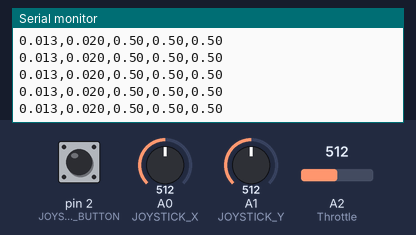
A sketch run on a simulated Arduino Uno, built with avr-gcc and run on an emulated ATmega328P. On the bench: the last lines printed to the serial monitor. The inputs (shaded band) are chosen by the test bench; at power-on: A0 (JOYSTICK_X) = 512, A1 (JOYSTICK_Y) = 512, pin 2 (JOYSTICK_BUTTON) HIGH, A2 (Throttle) = 512.

Above: at 1.2 s.
1.3 s: A0 (JOYSTICK_X) set to 491
At 2.1 s:
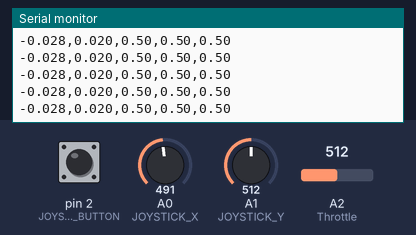
10.3 s: A1 (JOYSTICK_Y) set to 509
At 11.0 s:
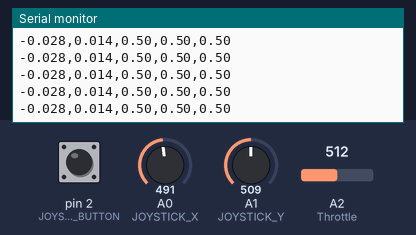
13.3 s: A1 (JOYSTICK_Y) set to 489
At 14.2 s:
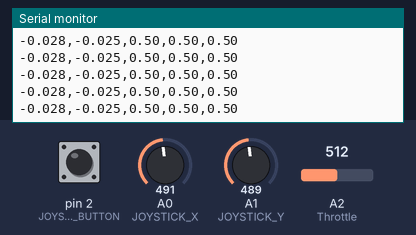
Timing chart, 0 to 16.3 s (numbered marks = the images above; inputs shaded):
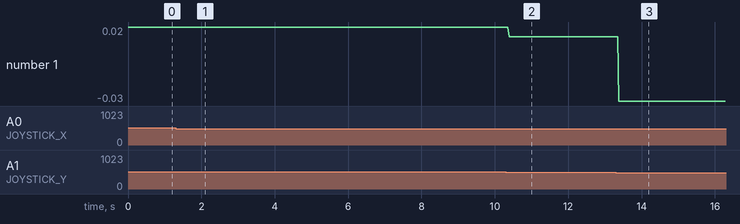

Measured:
- after the input at 1.3 s, the serial monitor: prints a new line after 0.07 s (image 1)
- after the input at 10.3 s, the serial monitor: prints a new line after 0.09 s (image 2)
- after the input at 13.3 s, the serial monitor: prints a new line after 0.07 s (image 3)
- plotted number 1: 0.02 → 0.01 after the input at 10.3 s, 0.01 → -0.03 after the input at 13.3 s

The sketch:

joystick.ino
```cpp
#define JOYSTICK_X A0 // Analog pin connected to X-axis of joystick
#define JOYSTICK_Y A1 // Analog pin connected to Y-axis of joystick
#define JOYSTICK_BUTTON 2 // Digital pin connected to the joystick button
#define Throttle A2
void setup() {
  pinMode(JOYSTICK_BUTTON, INPUT_PULLUP);
  Serial.begin(9600);
}

void loop() {
  // Read joystick position
  float xVal = (analogRead(JOYSTICK_X)/512.0)-0.987;
  float yVal = (analogRead(JOYSTICK_Y)/512.0)-0.980;
  float throt = ((analogRead(Throttle)/1024.0));
  // Read button state
  int buttonState = digitalRead(JOYSTICK_BUTTON);
 /* if (throt>1){
    throt=1;
  }
  else if (throt<0){
    throt=0;
  }*/

  // Print values to Serial Monitor
  Serial.print(xVal,3);
  Serial.print(",");
  Serial.print(yVal,3);
  Serial.print(",");
  Serial.print(throt,2);
  Serial.print(",");
  Serial.print(throt,2);
  Serial.print(",");
  Serial.println(throt,2);
 // delay(33); // Adjust delay as needed
}
```
